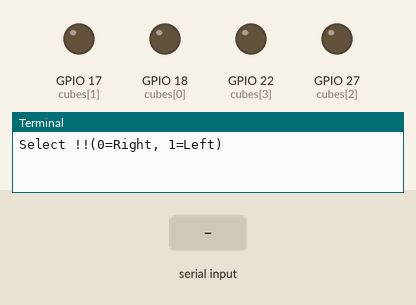
Recording of a program running on a simulated Raspberry Pi (BCM pin numbers). On the bench: output pins drawn as LEDs (lit = HIGH), the last lines printed to the terminal. The inputs (shaded band) are chosen by the test bench. At 9.3 s the program stops and its outputs stay as they are.

Above: at 1.2 s.
1.3 s: "0" typed at the terminal, then Enter
At 2.0 s:
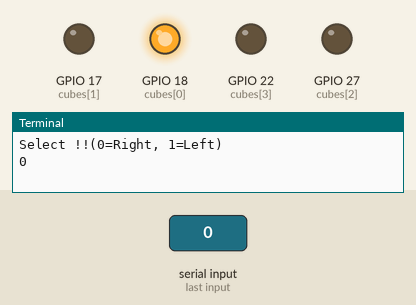
At 4.1 s:
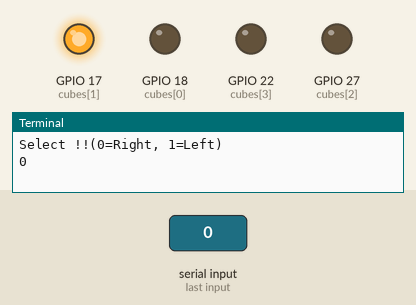
Timing chart, 0 to 9.8 s (numbered marks = the images above; inputs shaded):
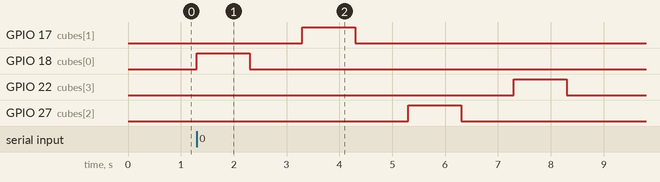

Measured:
- after the input at 1.3 s, GPIO 17 (cubes[1]): LOW → HIGH after 2.0 s, → LOW 1.0 s later; GPIO 18 (cubes[0]): LOW → HIGH at once, → LOW 1.0 s later; GPIO 22 (cubes[3]): LOW → HIGH after 6.0 s, → LOW 1.0 s later; GPIO 27 (cubes[2]): LOW → HIGH after 4.0 s, → LOW 1.0 s later

The program:

minsu.py
```python
import RPi.GPIO as minsu
import time
minsu.setmode(minsu.BCM)
minsu.setup(18,minsu.OUT)
minsu.setup(17,minsu.OUT)
minsu.setup(27,minsu.OUT)
minsu.setup(22,minsu.OUT)

def Wow():
    cubes=[18, 17, 27, 22]
    i=0
    while(i<4):
            minsu.output(cubes[i], True)
            time.sleep(1)
            minsu.output(cubes[i], False)
            time.sleep(1)
            i=i+1

def Wow1():

    cubes1=[18, 17, 27, 22]
    i=3
    while(i>=0):
        minsu.output(cubes1[i], True)
        time.sleep(1)
        minsu.output(cubes1[i], False)
        time.sleep(1)
        i=i-1

num=int(input("Select !!(0=Right, 1=Left)"))

if(num==0):
    Wow()
if(num==1):
    Wow1()
```
